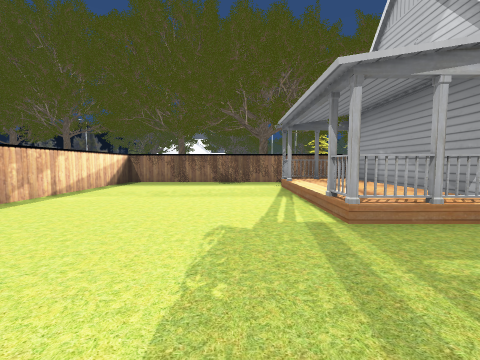
[1] (above)

13 first-person views from a walk through a Unity game level. The camera is 1.3 m above the floor, tilts 4° down and sees 90° across. The floor is counted in squares, 2 m on a side. Each view is taken from the middle of a square. On the plan, view 1 faces up. The plan holds only what a view shows up to about 9 squares ahead; the rest is blank. The place goes on beyond the plan. The player is left out. Door leaves are left out, so doorways stand open.

[2]
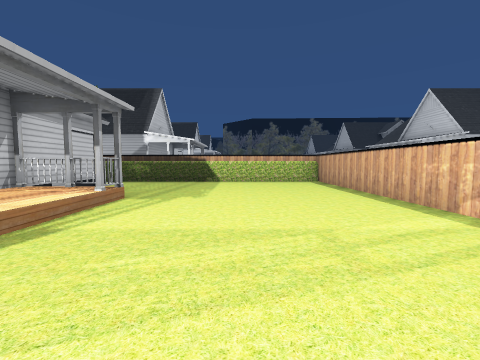

[3]
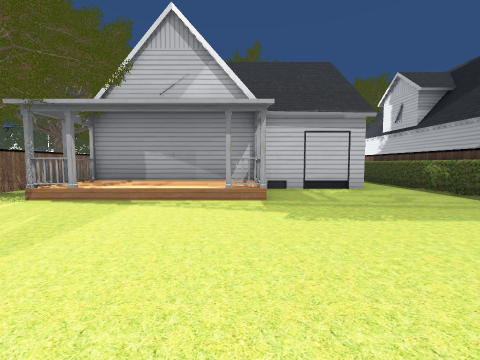

[4]
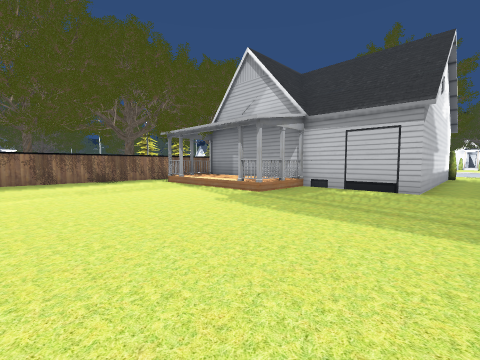

[5]
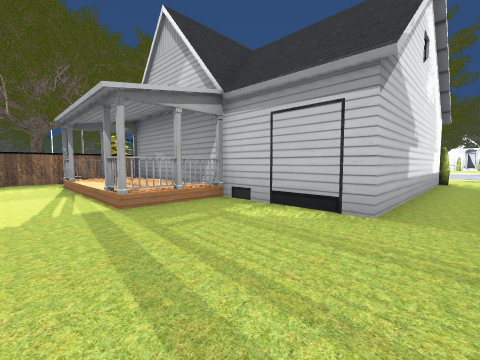

[6]
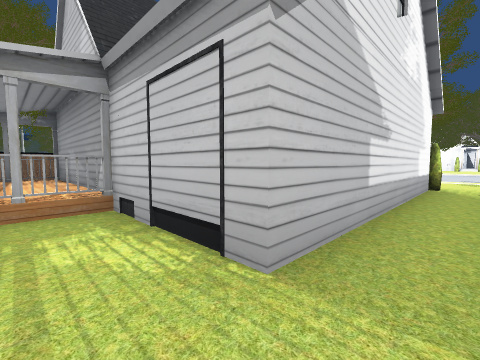

[7]
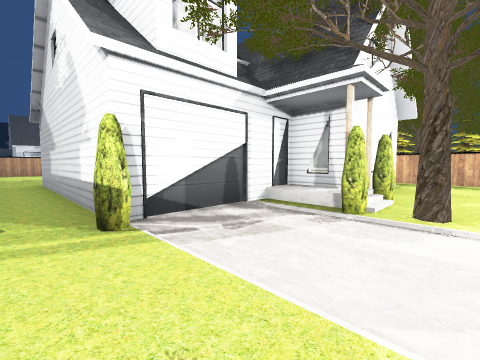

[8]
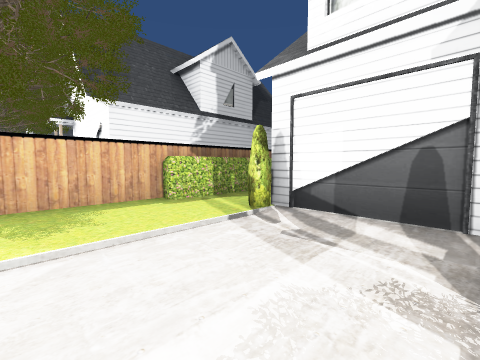

[9]
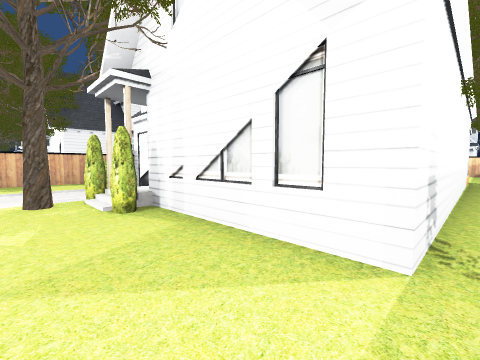

[10]
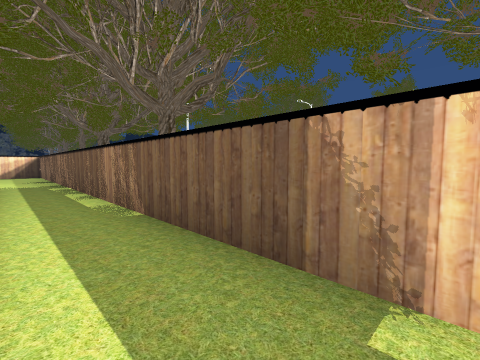

[11]
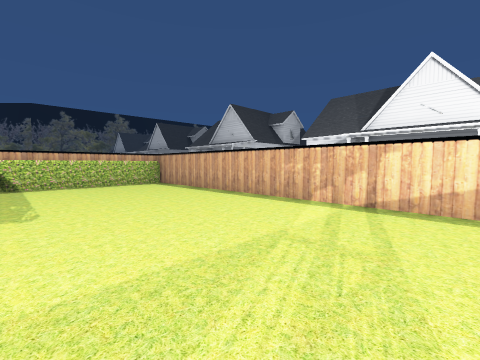

[12]
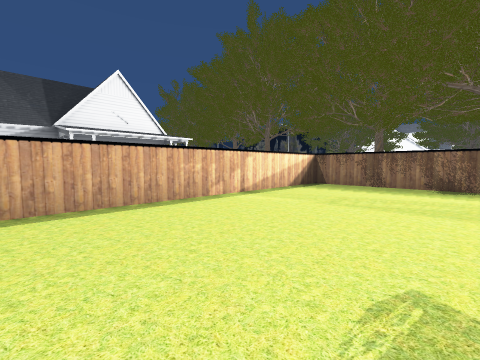

[13]
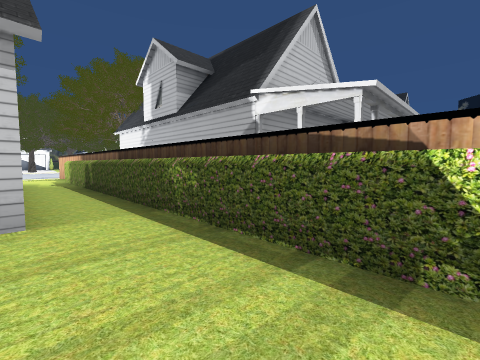

### Floor plan
Key: @ floor where view 1 was taken; # wall or solid block; . main floor; : floor 0.5 m higher than the main floor; / step, stairs or slope; ^ raised ledge; O other object.
Columns run from 11 left of view 1 to 12 right of it. Each row starts with its distance up from view 1.
  8        #################
  7        #................
  6 O      #....O O      O..
  5 O      #..../ O      O..
  4 O      #..../ O      #O.
  3        #....O:#     O:/.
  2 O      #......O     O.O.
  1 O      #......O     O...
  0        #...@..######O...
 -1        #................
 -2        ^^^^^^^^^^^^^^^##
 -3
 -4                  OOO

Where each view was taken, in squares from view 1:
view 1: 0 up, 0 right, facing up
view 2: 7 up, 1 left, facing down
view 3: 3 up, 3 left, facing right
view 4: 1 down, 3 left, facing up-right
view 5: 1 down, 0 right, facing up-right
view 6: 1 down, 2 right, facing up-right
view 7: 1 down, 12 right, facing up-left
view 8: 2 up, 12 right, facing down-left
view 9: 7 up, 12 right, facing down-left
view 10: 7 up, 10 right, facing up-left
view 11: 6 up, 0 right, facing down-left
view 12: 1 up, 0 right, facing up-left
view 13: 0 up, 0 right, facing down-right
